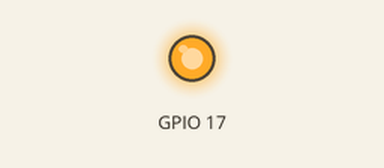
The program below on a simulated Raspberry Pi (BCM pin numbers), started with the arguments 17 HIGH. On the bench: output pins drawn as LEDs (lit = HIGH). At 0.1 s the program stops and its outputs stay as they are.

Above: at 0.1 s.
Timing chart, 0 to 1.6 s (numbered marks = the images above):
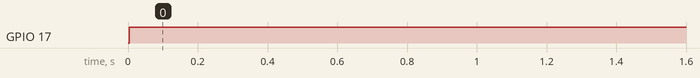

The program:

gpio_simulator.py
```python
# File: /Omega-Code/servers/robot_controller_backend/gpio/gpio_simulator.py
"""
This script simulates GPIO actions using the lgpio library.
It provides basic GPIO operations like setting pin mode, outputting values, and cleanup.
"""

import lgpio
import sys
import time

# Setup pin and state based on arguments
pin = int(sys.argv[1])
state = sys.argv[2].upper()

h = lgpio.gpiochip_open(0)
lgpio.gpio_claim_output(h, pin, 0)

if state == 'HIGH':
    lgpio.gpio_write(h, pin, 1)
elif state == 'LOW':
    lgpio.gpio_write(h, pin, 0)
else:
    print("Invalid state")

# Brief delay to allow observation when testing
time.sleep(0.1)
lgpio.gpiochip_close(h)
```

Measured:
- by itself, GPIO 17: LOW → HIGH at 0.00 s
